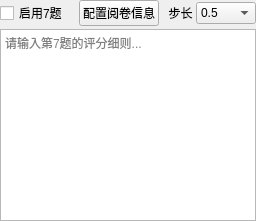
          <widget class="QWidget" name="tab_question7">
           <attribute name="title">
            <string>题目7</string>
           </attribute>
           <layout class="QVBoxLayout" name="verticalLayout_q7">
            <property name="spacing">
             <number>3</number>
            </property>
            <property name="leftMargin">
             <number>0</number>
            </property>
            <property name="topMargin">
             <number>0</number>
            </property>
            <property name="rightMargin">
             <number>0</number>
            </property>
            <property name="bottomMargin">
             <number>0</number>
            </property>
            <item>
             <layout class="QHBoxLayout" name="horizontalLayout_q7_header">
              <item>
               <widget class="QCheckBox" name="enableQuestion7">
                <property name="text">
                 <string>启用7题</string>
                </property>
               </widget>
              </item>
              <item>
               <widget class="QPushButton" name="configQuestion7">
                <property name="text">
                 <string>配置阅卷信息</string>
                </property>
               </widget>
              </item>
              <item>
               <widget class="QLabel" name="label_step7">
                <property name="sizePolicy">
                 <sizepolicy hsizetype="Fixed" vsizetype="Preferred">
                  <horstretch>0</horstretch>
                  <verstretch>0</verstretch>
                 </sizepolicy>
                </property>
                <property name="text">
                 <string>  步长</string>
                </property>
               </widget>
              </item>
              <item>
               <widget class="QComboBox" name="score_rounding_step_7">
                <property name="sizePolicy">
                 <sizepolicy hsizetype="Fixed" vsizetype="Fixed">
                  <horstretch>0</horstretch>
                  <verstretch>0</verstretch>
                 </sizepolicy>
                </property>
                <property name="minimumSize">
                 <size>
                  <width>60</width>
                  <height>0</height>
                 </size>
                </property>
                <item>
                 <property name="text">
                  <string>0.5</string>
                 </property>
                </item>
                <item>
                 <property name="text">
                  <string>1</string>
                 </property>
                </item>
               </widget>
              </item>
             </layout>
            </item>
            <item>
             <widget class="QPlainTextEdit" name="StandardAnswer_text_7">
              <property name="placeholderText">
               <string>请输入第7题的评分细则...</string>
              </property>
             </widget>
            </item>
           </layout>
          </widget>
